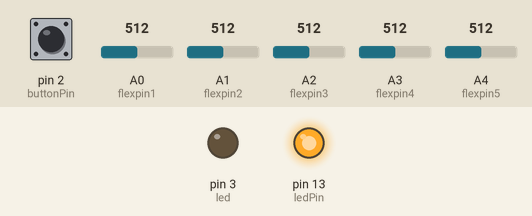
The sketch below on a simulated Arduino Uno, built with avr-gcc and run on an emulated ATmega328P. Shown: output pins drawn as LEDs (lit = HIGH). The inputs (shaded band) are chosen by the test bench; at power-on: A3 (flexpin4) = 512, pin 2 (buttonPin) HIGH, A0 (flexpin1) = 512, A1 (flexpin2) = 512, A2 (flexpin3) = 512, A4 (flexpin5) = 512.

Above: at 2.3 s.
2.4 s: A3 (flexpin4) set to 30
At 4.2 s:
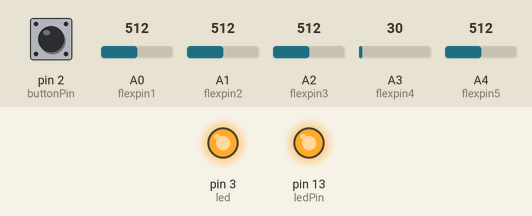
4.5 s: pin 2 (buttonPin) pulled LOW for 1.8 s
At 5.9 s:
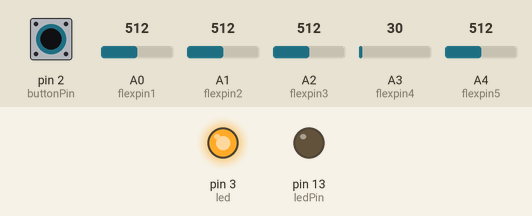
8.5 s: pin 2 (buttonPin) pulled LOW for 3.2 s
At 12.6 s:
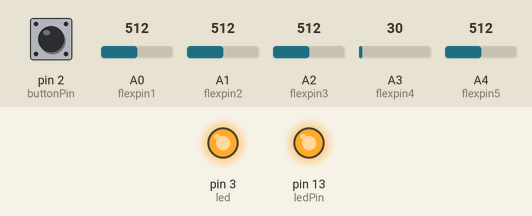
13.5 s: A3 (flexpin4) set to 306
At 15.2 s:
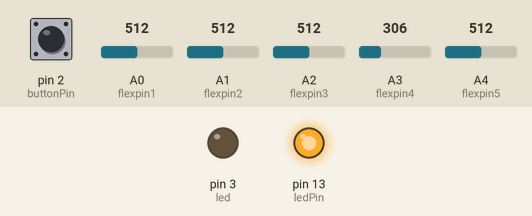
15.6 s: pin 2 (buttonPin) pulled LOW for 1.8 s
At 17.6 s:
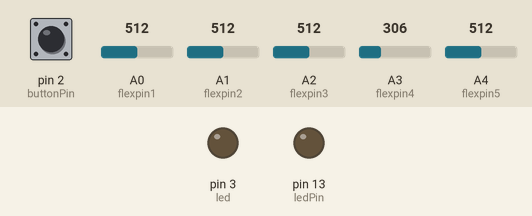
Timing chart, 0 to 20.0 s (numbered marks = the images above; inputs shaded):
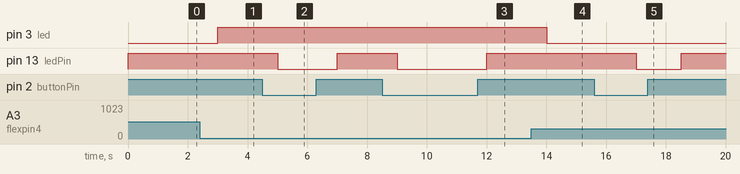

The sketch:

hand2.ino
```cpp
//setup commands for Xbee
//+++
//ATDH13A200
//ATDL40B7A19B
//ATWR
//ATCN

const int flexpin1 = A0;
const int flexpin2 = A1;
const int flexpin3 = A2;
const int flexpin4 = A3;
const int flexpin5 = A4;

const int p1= 10;//change this value
const int p2= 20;//change this value
const int p3= 30;//change this value
const int p4= 40;//change this value
const int p5= 50;//change this value

const int buttonPin = 2;     // pin init for mode button
int led = 3;                 // pin init for mode indicator led
int ledPin = 13;             // pin init for ACK led
const int pop=7;             // supply rail for button
int buttonState = 0;         // variable for reading the pushbutton status

void setup()
{
  pinMode( led  , OUTPUT);
  pinMode(ledPin, OUTPUT);
  pinMode(buttonPin, INPUT);

}

void loop()
{
  int fp1,fp2,fp3,fp4,fp5; // Input value from the analog pin.
  int i1,i2,i3,i4,i5;
  digitalWrite(led, HIGH);
  fp1 = analogRead(flexpin1);
  fp2 = analogRead(flexpin2);
  fp3 = analogRead(flexpin3);
  fp4 = analogRead(flexpin4);
  fp5 = analogRead(flexpin5);
  //Serial.print("sensor 1: ");
  //Serial.println(fp1);
  //Serial.print("sensor 2: ");
  //Serial.println(fp2);
  //Serial.print("sensor 3: ");
  //Serial.println(fp3);
  //Serial.print("sensor 4: ");
  //Serial.println(fp4);
  //Serial.print("sensor 5: ");
  //Serial.println(fp5);
  if(abs(fp1)>=p1)
      i1=1;
  else
      i1=0;
  if(abs(fp2)>=p2)
      i2=1;
  else
      i2=0;
  if(abs(fp3)>=p3)
      i3=1;
  else
      i3=0;
  if(abs(fp4)>=p4)
      i4=1;
  else
      i4=0;
  if(abs(fp5)>=p5)
      i5=1;
  else
      i5=0;
  int ans = (i1*10000)+(i2*1000)+(i3*100)+(i4*10)+i5;
  buttonState = digitalRead(buttonPin);
  digitalWrite(ledPin,buttonState);
  if (buttonState == LOW)                      //Character mode loop
{
  if(ans!=00000)
      digitalWrite(led, LOW);
  if(ans == 11111)
  {
       Serial.print("A");
       delay(500);
  }
  else if(ans == 01111)
  {
       Serial.print("B");
       delay(500);
  }
  else if(ans == 11100)
  {
       Serial.print("C");
       delay(500);
  }
  else if(ans == 11010)
  {
       Serial.print("D");
       delay(500);
  }
  else if(ans == 10110)
  {
       Serial.print("E");
       delay(500);
  }
  else if(ans == 01110)
  {
       Serial.print("F");
       delay(500);
  }
  else if(ans == 11001)
  {
       Serial.print("G");
       delay(500);
  }
  else if(ans == 10101)
  {
       Serial.print("H");
       delay(500);
  }
  else if(ans == 01101)
  {
       Serial.print("I");
       delay(500);
  }
  else if(ans == 10111 )
  {
       Serial.print("J");
       delay(500);
  }
  else if(ans == 01011)
  {
       Serial.print("K");
       delay(500);
  }
  else if(ans == 00111)
  {
       Serial.print("L");
       delay(500);
  }
  else if(ans == 00011)
  {
       Serial.print("M");
       delay(500);
  }
  else if(ans == 11000)
  {
       Serial.print("N");
       delay(500);
  }
  else if(ans == 10001)
  {
       Serial.print("O");
       delay(500);
  }
  else if(ans == 00101)
  {
       Serial.print("P");
       delay(500);
  }
  else if(ans == 10000)
  {
       Serial.print("Q");
       delay(500);
  }
  else if(ans == 00001)
  {
       Serial.print("R");
       delay(500);
  }
  else if(ans == 01010)
  {
       Serial.print("S");
       delay(500);
  }
  else if(ans == 10010)
  {
       Serial.print("T");
       delay(500);
  }
  else if(ans == 10011)
  {
       Serial.print("U");
       delay(500);
  }
  else if(ans == 011111)//change
  {
       Serial.print("V");
       delay(500);
  }
  else if(ans == 00110)
  {
       Serial.print("W");
       delay(500);
  }
  else if(ans == 011111)//change
  {
       Serial.print("X");
       delay(500);
  }
  else if(ans == 011111)//change
  {
       Serial.print("Y");
       delay(500);
  }
  else if(ans == 011111)//change
  {
       Serial.print("Z");
       delay(500);
  }
  else if(ans == 11011)
  {
       Serial.print(" ");
       delay(500);
  }
  else
  {
       digitalWrite(led, HIGH);
  }
}
 else                                                  //Sentence mode loop
{
  if(ans!=00000)
      digitalWrite(led, LOW);
  if(ans == 11111)
  {
       Serial.print("Hai ");
       delay(500);
  }
  else if(ans == 01111)
  {
       Serial.print("How are you ");
       delay(500);
  }
  else if(ans == 11100)
  {
       Serial.print("I am fine.. ");
       delay(500);
  }
  else if(ans == 11010)
  {
       Serial.print("Where are you going? ");
       delay(500);
  }
  else if(ans == 10110)
  {
       Serial.print("Can you give me some food ");
       delay(500);
  }
  else if(ans == 01110)
  {
       Serial.print("Get me some water ");
       delay(500);
  }
  else if(ans == 11001)
  {
       Serial.print("Good morning ");
       delay(500);
  }
  else if(ans == 10101)
  {
       Serial.print("Good evening ");
       delay(500);
  }
  else if(ans == 01101)
  {
       Serial.print("Good afternoon ");
       delay(500);
  }
  else if(ans == 10111 )
  {
       Serial.print("Good night ");
       delay(500);
  }
  else if(ans == 01011)
  {
       Serial.print("Thankyou ");
       delay(500);
  }
  else if(ans == 00111)
  {
       Serial.print("See you again ");
       delay(500);
  }
  else if(ans == 00011)
  {
       Serial.print("Bye ");
       delay(500);
  }
  else if(ans == 11000)
  {
       Serial.print("How was your day ");
       delay(500);
  }
  else if(ans == 10001)
  {
       Serial.print("Happy ");
       delay(500);
  }
  else if(ans == 00101)
  {
       Serial.print("Why are you sad? ");
       delay(500);
  }
  else if(ans == 10000)
  {
       Serial.print("What are you doing? ");
       delay(500);
  }
  else if(ans == 00001)
  {
       Serial.print("No ");
       delay(500);
  }
  else if(ans == 01010)
  {
       Serial.print("Yes ");
       delay(500);
  }
  else if(ans == 10010)
  {
       Serial.print("what? ");
       delay(500);
  }
  else if(ans == 10011)
  {
       Serial.print("Do you understand?");
       delay(500);
  }
  else if(ans == 011111)//change
  {
       Serial.print("Do it right! ");
       delay(500);
  }
  else if(ans == 00110)
  {
       Serial.print("Are you coming with me? ");
       delay(500);
  }
  else if(ans == 01111)//change
  {
       Serial.print("I don't think so ");
       delay(500);
  }
  else if(ans == 01111)//change
  {
       Serial.print("I don't like it ");
       delay(500);
  }
  else if(ans == 01111)//change
  {
       Serial.print("I don't know anybody ");
       delay(500);
  }
  else if(ans == 11011)
  {
       Serial.print(" ");
       delay(500);
  }
  else
  {
       digitalWrite(led, HIGH);
  }
}
  delay(1000);
}
```

Measured:
- after the input at 2.4 s, pin 3 (led): LOW → HIGH after 0.60 s
- after the input at 4.5 s, pin 13 (ledPin): HIGH → LOW after 0.50 s, → HIGH 2.0 s later
- after the input at 8.5 s, pin 13 (ledPin): HIGH → LOW after 0.51 s, → HIGH 3.0 s later
- after the input at 13.5 s, pin 3 (led): HIGH → LOW after 0.51 s
- after the input at 15.6 s, pin 13 (ledPin): HIGH → LOW after 1.4 s, → HIGH 1.5 s later
